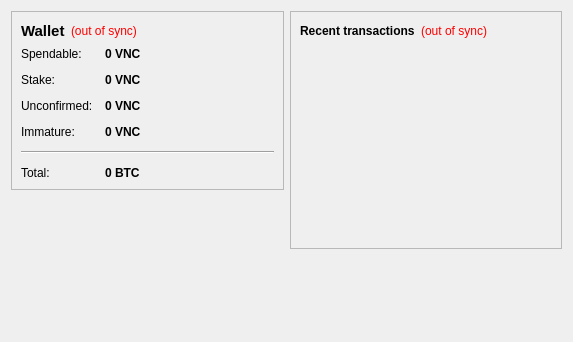
<?xml version="1.0" encoding="UTF-8"?>
<ui version="4.0">
 <class>OverviewPage</class>
 <widget class="QWidget" name="OverviewPage">
  <property name="geometry">
   <rect>
    <x>0</x>
    <y>0</y>
    <width>573</width>
    <height>342</height>
   </rect>
  </property>
  <property name="windowTitle">
   <string>Form</string>
  </property>
  <layout class="QHBoxLayout" name="horizontalLayout" stretch="1,1">
   <item>
    <layout class="QVBoxLayout" name="verticalLayout_2">
     <item>
      <widget class="QFrame" name="frame">
       <property name="frameShape">
        <enum>QFrame::StyledPanel</enum>
       </property>
       <property name="frameShadow">
        <enum>QFrame::Raised</enum>
       </property>
       <layout class="QVBoxLayout" name="verticalLayout_4">
        <item>
         <layout class="QHBoxLayout" name="horizontalLayout_4">
          <item>
           <widget class="QLabel" name="label_5">
            <property name="font">
             <font>
              <pointsize>11</pointsize>
              <weight>75</weight>
              <bold>true</bold>
             </font>
            </property>
            <property name="text">
             <string>Wallet</string>
            </property>
           </widget>
          </item>
          <item>
           <widget class="QLabel" name="labelWalletStatus">
            <property name="toolTip">
             <string>The displayed information may be out of date. Your wallet automatically synchronizes with the VNCOINS network after a connection is established, but this process has not completed yet.</string>
            </property>
            <property name="styleSheet">
             <string notr="true">QLabel { color: red; }</string>
            </property>
            <property name="text">
             <string notr="true">(out of sync)</string>
            </property>
            <property name="alignment">
             <set>Qt::AlignLeading|Qt::AlignLeft|Qt::AlignVCenter</set>
            </property>
           </widget>
          </item>
          <item>
           <spacer name="horizontalSpacer_2">
            <property name="orientation">
             <enum>Qt::Horizontal</enum>
            </property>
            <property name="sizeHint" stdset="0">
             <size>
              <width>40</width>
              <height>20</height>
             </size>
            </property>
           </spacer>
          </item>
         </layout>
        </item>
        <item>
         <layout class="QFormLayout" name="formLayout_2">
          <property name="fieldGrowthPolicy">
           <enum>QFormLayout::AllNonFixedFieldsGrow</enum>
          </property>
          <property name="horizontalSpacing">
           <number>12</number>
          </property>
          <property name="verticalSpacing">
           <number>12</number>
          </property>
          <item row="0" column="0">
           <widget class="QLabel" name="label">
            <property name="text">
             <string>Spendable:</string>
            </property>
           </widget>
          </item>
          <item row="0" column="1">
           <widget class="QLabel" name="labelBalance">
            <property name="font">
             <font>
              <weight>75</weight>
              <bold>true</bold>
             </font>
            </property>
            <property name="cursor">
             <cursorShape>IBeamCursor</cursorShape>
            </property>
            <property name="toolTip">
             <string>Your current spendable balance</string>
            </property>
            <property name="text">
             <string notr="true">0 VNC</string>
            </property>
            <property name="textInteractionFlags">
             <set>Qt::LinksAccessibleByMouse|Qt::TextSelectableByKeyboard|Qt::TextSelectableByMouse</set>
            </property>
           </widget>
          </item>
          <item row="1" column="0">
           <widget class="QLabel" name="label_6">
            <property name="text">
             <string>Stake:</string>
            </property>
           </widget>
          </item>
          <item row="1" column="1">
           <widget class="QLabel" name="labelStake">
            <property name="font">
             <font>
              <weight>75</weight>
              <bold>true</bold>
             </font>
            </property>
            <property name="cursor">
             <cursorShape>IBeamCursor</cursorShape>
            </property>
            <property name="toolTip">
             <string>Total of coins that was staked, and do not yet count toward the current balance</string>
            </property>
            <property name="text">
             <string notr="true">0 VNC</string>
            </property>
            <property name="textInteractionFlags">
             <set>Qt::LinksAccessibleByMouse|Qt::TextSelectableByKeyboard|Qt::TextSelectableByMouse</set>
            </property>
           </widget>
          </item>
          <item row="2" column="0">
           <widget class="QLabel" name="label_3">
            <property name="text">
             <string>Unconfirmed:</string>
            </property>
           </widget>
          </item>
          <item row="2" column="1">
           <widget class="QLabel" name="labelUnconfirmed">
            <property name="font">
             <font>
              <weight>75</weight>
              <bold>true</bold>
             </font>
            </property>
            <property name="cursor">
             <cursorShape>IBeamCursor</cursorShape>
            </property>
            <property name="toolTip">
             <string>Total of transactions that have yet to be confirmed, and do not yet count toward the current balance</string>
            </property>
            <property name="text">
             <string notr="true">0 VNC</string>
            </property>
            <property name="textInteractionFlags">
             <set>Qt::LinksAccessibleByMouse|Qt::TextSelectableByKeyboard|Qt::TextSelectableByMouse</set>
            </property>
           </widget>
          </item>
          <item row="3" column="0">
           <widget class="QLabel" name="labelImmatureText">
            <property name="text">
             <string>Immature:</string>
            </property>
           </widget>
          </item>
          <item row="3" column="1">
           <widget class="QLabel" name="labelImmature">
            <property name="font">
             <font>
              <weight>75</weight>
              <bold>true</bold>
             </font>
            </property>
            <property name="toolTip">
             <string>Mined balance that has not yet matured</string>
            </property>
            <property name="text">
             <string notr="true">0 VNC</string>
            </property>
            <property name="textInteractionFlags">
             <set>Qt::LinksAccessibleByMouse|Qt::TextSelectableByKeyboard|Qt::TextSelectableByMouse</set>
            </property>
           </widget>
          </item>
          <item row="4" column="0" colspan="2">
           <widget class="Line" name="line">
            <property name="orientation">
             <enum>Qt::Horizontal</enum>
            </property>
           </widget>
          </item>
          <item row="5" column="0">
           <widget class="QLabel" name="labelTotalText">
            <property name="text">
             <string>Total:</string>
            </property>
           </widget>
          </item>
          <item row="5" column="1">
           <widget class="QLabel" name="labelTotal">
            <property name="font">
             <font>
              <weight>75</weight>
              <bold>true</bold>
             </font>
            </property>
            <property name="cursor">
             <cursorShape>IBeamCursor</cursorShape>
            </property>
            <property name="toolTip">
             <string>Your current total balance</string>
            </property>
            <property name="text">
             <string notr="true">0 BTC</string>
            </property>
            <property name="textInteractionFlags">
             <set>Qt::LinksAccessibleByMouse|Qt::TextSelectableByKeyboard|Qt::TextSelectableByMouse</set>
            </property>
           </widget>
          </item>
         </layout>
        </item>
       </layout>
      </widget>
     </item>
     <item>
      <spacer name="verticalSpacer">
       <property name="orientation">
        <enum>Qt::Vertical</enum>
       </property>
       <property name="sizeHint" stdset="0">
        <size>
         <width>20</width>
         <height>40</height>
        </size>
       </property>
      </spacer>
     </item>
    </layout>
   </item>
   <item>
    <layout class="QVBoxLayout" name="verticalLayout_3">
     <item>
      <widget class="QFrame" name="frame_2">
       <property name="frameShape">
        <enum>QFrame::StyledPanel</enum>
       </property>
       <property name="frameShadow">
        <enum>QFrame::Raised</enum>
       </property>
       <layout class="QVBoxLayout" name="verticalLayout">
        <item>
         <layout class="QHBoxLayout" name="horizontalLayout_2">
          <item>
           <widget class="QLabel" name="label_4">
            <property name="text">
             <string>&lt;b&gt;Recent transactions&lt;/b&gt;</string>
            </property>
           </widget>
          </item>
          <item>
           <widget class="QLabel" name="labelTransactionsStatus">
            <property name="toolTip">
             <string>The displayed information may be out of date. Your wallet automatically synchronizes with the VNCOINS network after a connection is established, but this process has not completed yet.</string>
            </property>
            <property name="styleSheet">
             <string notr="true">QLabel { color: red; }</string>
            </property>
            <property name="text">
             <string notr="true">(out of sync)</string>
            </property>
            <property name="alignment">
             <set>Qt::AlignRight|Qt::AlignTrailing|Qt::AlignVCenter</set>
            </property>
           </widget>
          </item>
          <item>
           <spacer name="horizontalSpacer">
            <property name="orientation">
             <enum>Qt::Horizontal</enum>
            </property>
            <property name="sizeHint" stdset="0">
             <size>
              <width>40</width>
              <height>20</height>
             </size>
            </property>
           </spacer>
          </item>
         </layout>
        </item>
        <item>
         <widget class="QListView" name="listTransactions">
          <property name="styleSheet">
           <string notr="true">QListView { background: transparent; }</string>
          </property>
          <property name="frameShape">
           <enum>QFrame::NoFrame</enum>
          </property>
          <property name="verticalScrollBarPolicy">
           <enum>Qt::ScrollBarAlwaysOff</enum>
          </property>
          <property name="horizontalScrollBarPolicy">
           <enum>Qt::ScrollBarAlwaysOff</enum>
          </property>
          <property name="selectionMode">
           <enum>QAbstractItemView::NoSelection</enum>
          </property>
         </widget>
        </item>
       </layout>
      </widget>
     </item>
     <item>
      <spacer name="verticalSpacer_2">
       <property name="orientation">
        <enum>Qt::Vertical</enum>
       </property>
       <property name="sizeHint" stdset="0">
        <size>
         <width>20</width>
         <height>40</height>
        </size>
       </property>
      </spacer>
     </item>
    </layout>
   </item>
  </layout>
 </widget>
 <resources/>
 <connections/>
</ui>
